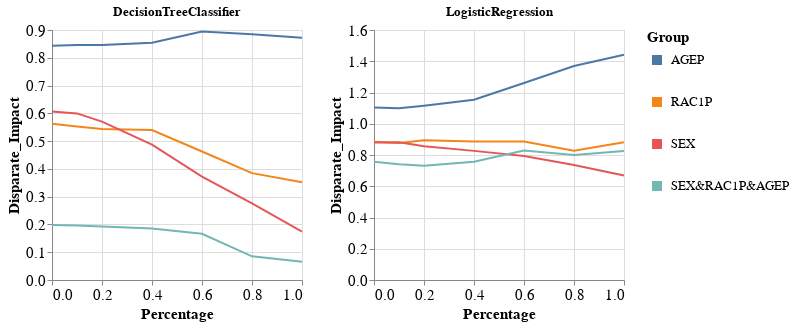

Source (notebook cell):
### Code cell
visualizer.create_groups_grid_pct_lines_per_model_plot(group_metric='Disparate_Impact',
                                                       target_preprocessing_technique=PREPROCESSING_TECHNIQUES[0],
                                                       model_names=MODEL_NAMES[:2])

### Figure 1 — Vega-Lite specification as saved in the notebook (floating-point values rounded to 4 significant figures)
{"config": {"view": {"continuousWidth": 400, "continuousHeight": 300}, "axis": {"labelFontSize": 15, "titleFontSize": 15}, "legend": {"labelFontSize": 13, "symbolStrokeWidth": 10, "titleFontSize": 15}}, "vconcat": [{"hconcat": [{"mark": "line", "encoding": {"color": {"field": "Group", "type": "nominal"}, "x": {"field": "Percentage", "type": "quantitative"}, "y": {"field": "Metric_Value", "title": "Disparate_Impact", "type": "quantitative"}}, "height": 250, "title": "DecisionTreeClassifier", "width": 250}, {"data": {"name": "data-f36e3e16e92fcf8b84b0d9426f0a35bc"}, "mark": "line", "encoding": {"color": {"field": "Group", "type": "nominal"}, "x": {"field": "Percentage", "type": "quantitative"}, "y": {"field": "Metric_Value", "title": "Disparate_Impact", "type": "quantitative"}}, "height": 250, "title": "LogisticRegression", "width": 250}]}], "data": {"name": "data-3ebc065a16bdf19eb6c457f608ca7d92"}, "$schema": "https://vega.github.io/schema/vega-lite/v4.17.0.json", "datasets": {"data-3ebc065a16bdf19eb6c457f608ca7d92": [{"Model_Name": "DecisionTreeClassifier", "Metric": "Disparate_Impact", "Group": "AGEP", "Metric_Value": 0.843, "Percentage": 0.0}, {"Model_Name": "DecisionTreeClassifier", "Metric": "Disparate_Impact", "Group": "RAC1P", "Metric_Value": 0.5623, "Percentage": 0.0}, {"Model_Name": "DecisionTreeClassifier", "Metric": "Disparate_Impact", "Group": "SEX", "Metric_Value": 0.607, "Percentage": 0.0}, {"Model_Name": "DecisionTreeClassifier", "Metric": "Disparate_Impact", "Group": "SEX&RAC1P&AGEP", "Metric_Value": 0.1984, "Percentage": 0.0}, {"Model_Name": "DecisionTreeClassifier", "Metric": "Disparate_Impact", "Group": "AGEP", "Metric_Value": 0.8463, "Percentage": 0.1}, {"Model_Name": "DecisionTreeClassifier", "Metric": "Disparate_Impact", "Group": "RAC1P", "Metric_Value": 0.5525, "Percentage": 0.1}, {"Model_Name": "DecisionTreeClassifier", "Metric": "Disparate_Impact", "Group": "SEX", "Metric_Value": 0.5998, "Percentage": 0.1}, {"Model_Name": "DecisionTreeClassifier", "Metric": "Disparate_Impact", "Group": "SEX&RAC1P&AGEP", "Metric_Value": 0.1965, "Percentage": 0.1}, {"Model_Name": "DecisionTreeClassifier", "Metric": "Disparate_Impact", "Group": "AGEP", "Metric_Value": 0.8461, "Percentage": 0.2}, {"Model_Name": "DecisionTreeClassifier", "Metric": "Disparate_Impact", "Group": "RAC1P", "Metric_Value": 0.544, "Percentage": 0.2}, {"Model_Name": "DecisionTreeClassifier", "Metric": "Disparate_Impact", "Group": "SEX", "Metric_Value": 0.57, "Percentage": 0.2}, {"Model_Name": "DecisionTreeClassifier", "Metric": "Disparate_Impact", "Group": "SEX&RAC1P&AGEP", "Metric_Value": 0.1925, "Percentage": 0.2}, {"Model_Name": "DecisionTreeClassifier", "Metric": "Disparate_Impact", "Group": "AGEP", "Metric_Value": 0.8545, "Percentage": 0.4}, {"Model_Name": "DecisionTreeClassifier", "Metric": "Disparate_Impact", "Group": "RAC1P", "Metric_Value": 0.5396, "Percentage": 0.4}, {"Model_Name": "DecisionTreeClassifier", "Metric": "Disparate_Impact", "Group": "SEX", "Metric_Value": 0.4872, "Percentage": 0.4}, {"Model_Name": "DecisionTreeClassifier", "Metric": "Disparate_Impact", "Group": "SEX&RAC1P&AGEP", "Metric_Value": 0.1853, "Percentage": 0.4}, {"Model_Name": "DecisionTreeClassifier", "Metric": "Disparate_Impact", "Group": "AGEP", "Metric_Value": 0.8943, "Percentage": 0.6}, {"Model_Name": "DecisionTreeClassifier", "Metric": "Disparate_Impact", "Group": "RAC1P", "Metric_Value": 0.4625, "Percentage": 0.6}, {"Model_Name": "DecisionTreeClassifier", "Metric": "Disparate_Impact", "Group": "SEX", "Metric_Value": 0.3722, "Percentage": 0.6}, {"Model_Name": "DecisionTreeClassifier", "Metric": "Disparate_Impact", "Group": "SEX&RAC1P&AGEP", "Metric_Value": 0.1664, "Percentage": 0.6}, {"Model_Name": "DecisionTreeClassifier", "Metric": "Disparate_Impact", "Group": "AGEP", "Metric_Value": 0.8847, "Percentage": 0.8}, {"Model_Name": "DecisionTreeClassifier", "Metric": "Disparate_Impact", "Group": "RAC1P", "Metric_Value": 0.3848, "Percentage": 0.8}, {"Model_Name": "DecisionTreeClassifier", "Metric": "Disparate_Impact", "Group": "SEX", "Metric_Value": 0.2757, "Percentage": 0.8}, {"Model_Name": "DecisionTreeClassifier", "Metric": "Disparate_Impact", "Group": "SEX&RAC1P&AGEP", "Metric_Value": 0.08528, "Percentage": 0.8}, {"Model_Name": "DecisionTreeClassifier", "Metric": "Disparate_Impact", "Group": "AGEP", "Metric_Value": 0.8719, "Percentage": 1.0}, {"Model_Name": "DecisionTreeClassifier", "Metric": "Disparate_Impact", "Group": "RAC1P", "Metric_Value": 0.3521, "Percentage": 1.0}, {"Model_Name": "DecisionTreeClassifier", "Metric": "Disparate_Impact", "Group": "SEX", "Metric_Value": 0.1741, "Percentage": 1.0}, {"Model_Name": "DecisionTreeClassifier", "Metric": "Disparate_Impact", "Group": "SEX&RAC1P&AGEP", "Metric_Value": 0.06578, "Percentage": 1.0}], "data-f36e3e16e92fcf8b84b0d9426f0a35bc": [{"Model_Name": "LogisticRegression", "Metric": "Disparate_Impact", "Group": "AGEP", "Metric_Value": 1.104, "Percentage": 0.0}, {"Model_Name": "LogisticRegression", "Metric": "Disparate_Impact", "Group": "RAC1P", "Metric_Value": 0.8841, "Percentage": 0.0}, {"Model_Name": "LogisticRegression", "Metric": "Disparate_Impact", "Group": "SEX", "Metric_Value": 0.8797, "Percentage": 0.0}, {"Model_Name": "LogisticRegression", "Metric": "Disparate_Impact", "Group": "SEX&RAC1P&AGEP", "Metric_Value": 0.7568, "Percentage": 0.0}, {"Model_Name": "LogisticRegression", "Metric": "Disparate_Impact", "Group": "AGEP", "Metric_Value": 1.099, "Percentage": 0.1}, {"Model_Name": "LogisticRegression", "Metric": "Disparate_Impact", "Group": "RAC1P", "Metric_Value": 0.8769, "Percentage": 0.1}, {"Model_Name": "LogisticRegression", "Metric": "Disparate_Impact", "Group": "SEX", "Metric_Value": 0.8822, "Percentage": 0.1}, {"Model_Name": "LogisticRegression", "Metric": "Disparate_Impact", "Group": "SEX&RAC1P&AGEP", "Metric_Value": 0.7411, "Percentage": 0.1}, {"Model_Name": "LogisticRegression", "Metric": "Disparate_Impact", "Group": "AGEP", "Metric_Value": 1.115, "Percentage": 0.2}, {"Model_Name": "LogisticRegression", "Metric": "Disparate_Impact", "Group": "RAC1P", "Metric_Value": 0.8948, "Percentage": 0.2}, {"Model_Name": "LogisticRegression", "Metric": "Disparate_Impact", "Group": "SEX", "Metric_Value": 0.8566, "Percentage": 0.2}, {"Model_Name": "LogisticRegression", "Metric": "Disparate_Impact", "Group": "SEX&RAC1P&AGEP", "Metric_Value": 0.7317, "Percentage": 0.2}, {"Model_Name": "LogisticRegression", "Metric": "Disparate_Impact", "Group": "AGEP", "Metric_Value": 1.153, "Percentage": 0.4}, {"Model_Name": "LogisticRegression", "Metric": "Disparate_Impact", "Group": "RAC1P", "Metric_Value": 0.887, "Percentage": 0.4}, {"Model_Name": "LogisticRegression", "Metric": "Disparate_Impact", "Group": "SEX", "Metric_Value": 0.8264, "Percentage": 0.4}, {"Model_Name": "LogisticRegression", "Metric": "Disparate_Impact", "Group": "SEX&RAC1P&AGEP", "Metric_Value": 0.7567, "Percentage": 0.4}, {"Model_Name": "LogisticRegression", "Metric": "Disparate_Impact", "Group": "AGEP", "Metric_Value": 1.261, "Percentage": 0.6}, {"Model_Name": "LogisticRegression", "Metric": "Disparate_Impact", "Group": "RAC1P", "Metric_Value": 0.8856, "Percentage": 0.6}, {"Model_Name": "LogisticRegression", "Metric": "Disparate_Impact", "Group": "SEX", "Metric_Value": 0.7931, "Percentage": 0.6}, {"Model_Name": "LogisticRegression", "Metric": "Disparate_Impact", "Group": "SEX&RAC1P&AGEP", "Metric_Value": 0.8285, "Percentage": 0.6}, {"Model_Name": "LogisticRegression", "Metric": "Disparate_Impact", "Group": "AGEP", "Metric_Value": 1.37, "Percentage": 0.8}, {"Model_Name": "LogisticRegression", "Metric": "Disparate_Impact", "Group": "RAC1P", "Metric_Value": 0.8272, "Percentage": 0.8}, {"Model_Name": "LogisticRegression", "Metric": "Disparate_Impact", "Group": "SEX", "Metric_Value": 0.7361, "Percentage": 0.8}, {"Model_Name": "LogisticRegression", "Metric": "Disparate_Impact", "Group": "SEX&RAC1P&AGEP", "Metric_Value": 0.8001, "Percentage": 0.8}, {"Model_Name": "LogisticRegression", "Metric": "Disparate_Impact", "Group": "AGEP", "Metric_Value": 1.442, "Percentage": 1.0}, {"Model_Name": "LogisticRegression", "Metric": "Disparate_Impact", "Group": "RAC1P", "Metric_Value": 0.8823, "Percentage": 1.0}, {"Model_Name": "LogisticRegression", "Metric": "Disparate_Impact", "Group": "SEX", "Metric_Value": 0.6692, "Percentage": 1.0}, {"Model_Name": "LogisticRegression", "Metric": "Disparate_Impact", "Group": "SEX&RAC1P&AGEP", "Metric_Value": 0.8258, "Percentage": 1.0}]}}
